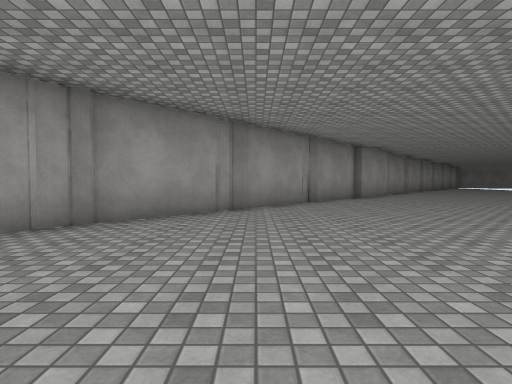
[1] (above)

18 first-person views from a walk through a 3-D level made in the Unity game engine. The camera is 1.2 m above the floor, tilts 2° down and sees 80° across. The floor is counted in squares, 2 m on a side. Each view is taken from the middle of a square. On the plan, view 1 faces up. The plan holds only what a view shows up to about 9 squares ahead; the rest is blank. The place goes on beyond the plan. Surface patterns are stand-ins for the level's own textures.

[2]
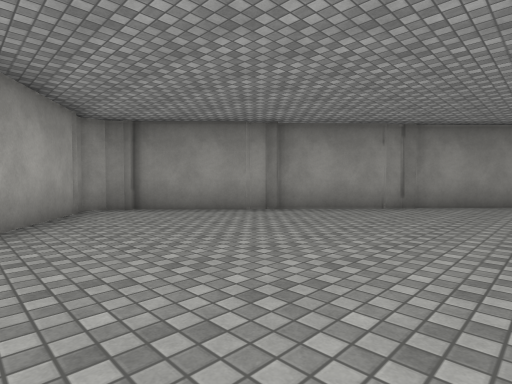

[3]
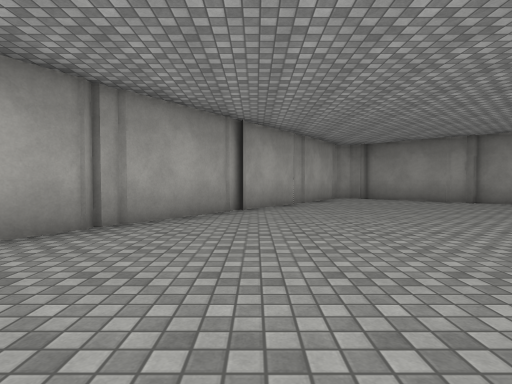

[4]
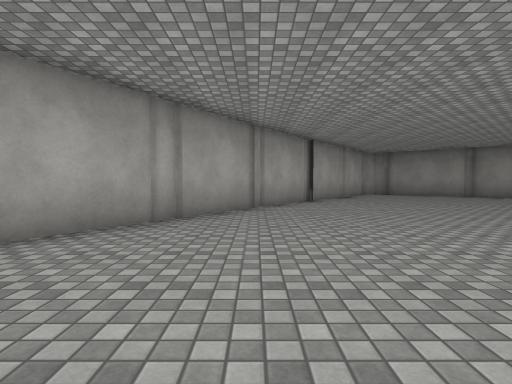

[5]
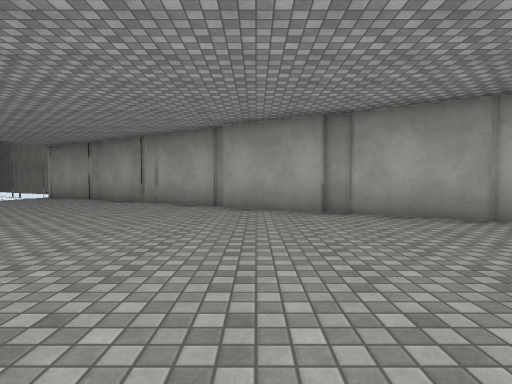

[6]
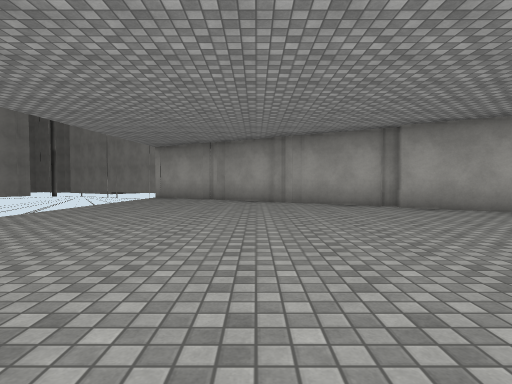

[7]
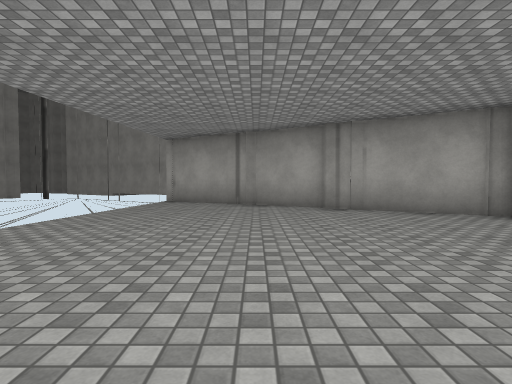

[8]
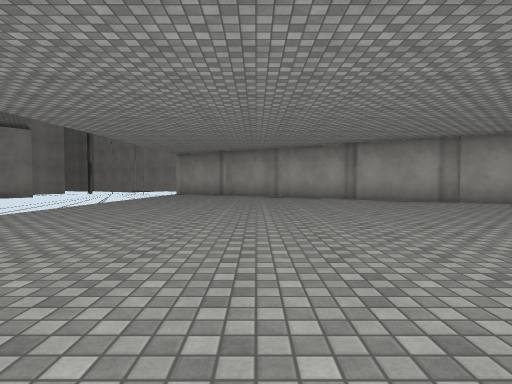

[9]
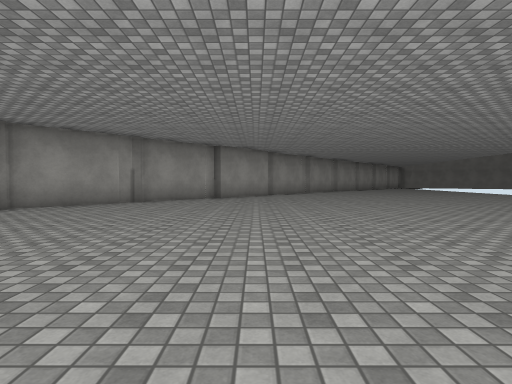

[10]
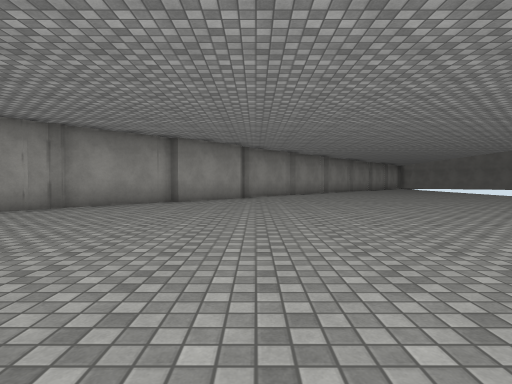

[11]
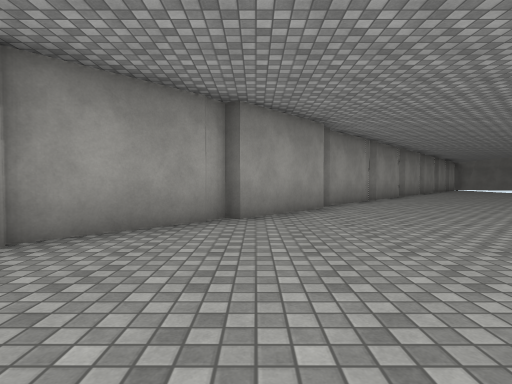

[12]
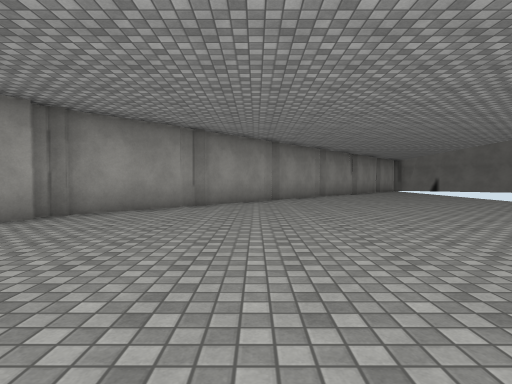

[13]
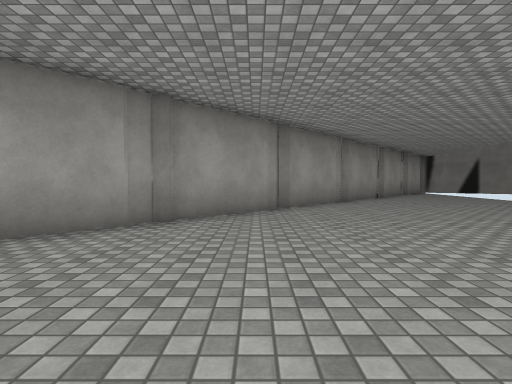

[14]
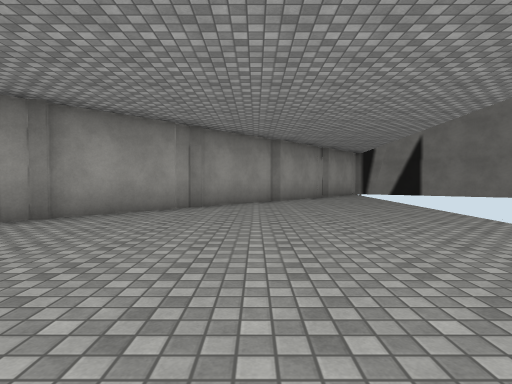

[15]
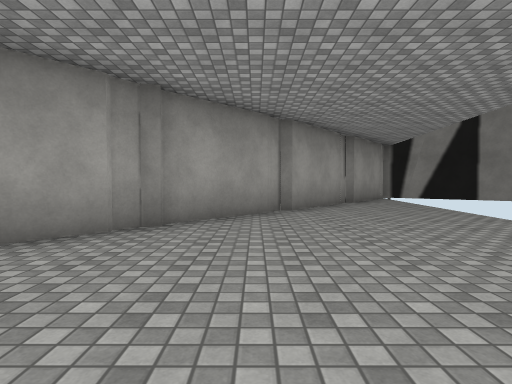

[16]
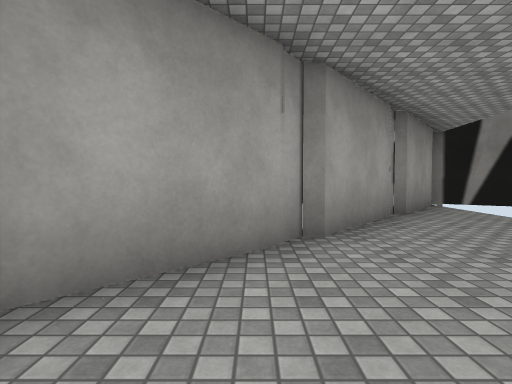

[17]
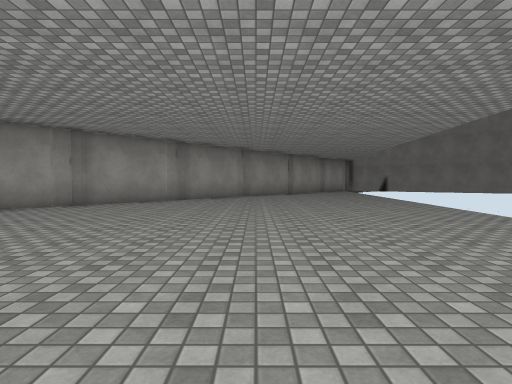

[18]
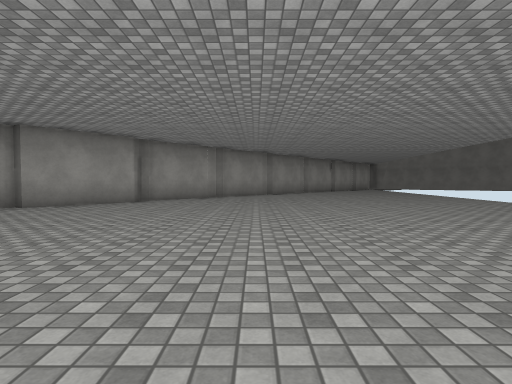

### Floor plan
Points are (right, up) in squares from view 1. A wall is a line through its corners. A room is listed if a view was taken in it or the views show most of it. See-through windows are left out.
Room 1 (views 1, 2, 3, 4, 5, 6, 7, 8, 9, 10, 11, 12, 13, 14, 15, 16, 17, 18)
walls: (3.9, 10.8) (3.5, 11) (3.3, 10.6); (1.2, 8.4) (-0.5, 6.7); (-0.5, 6.4) (-0.8, 6); (-0.7, 6.1) (-2.4, 4.3); (5.5, 12.9) (1.6, 8.8) (1.2, 8.3); (-2.5, 4.2) (-2.8, 3.8); (-2.8, 3.9) (-4.5, 2.1); (7.6, 15.6) (7.2, 15.2); (-4.5, 1.9) (-4.8, 1.5); (1.9, -7.3) (2.5, -7.5); (-4.7, 1.5) (-6.5, -0.3); (4.7, -8.7) (6.8, -10); (4.2, -8.7) (4.8, -8.9); (-2.1, -4.7) (4.3, -8.7); (9.4, 17.3) (5.6, 13.4); (-2.6, -4.4) (-2.2, -4.7); (9.7, 17.7) (9.3, 17.3); (6.6, -10.1) (7, -10.3) (8.8, -11.4); (-6.3, -1.4) (-2.4, -4.1); (-6.7, -0.6) (-6.7, -1.2); (8.9, -11.4) (9.3, -11.8); (8.7, -11.5) (9.6, -11.7); (9.4, -11.8) (11, -12.8); (11.5, 20.1) (11.2, 19.7) (9.5, 17.9); (11.2, -12.8) (11.6, -13.2); (11.7, -13.2) (13.2, -14.1); (13.3, 21.9) (11.6, 20.2); (13.4, 22.4) (13.1, 22); (15.4, 24.1) (13.7, 22.4); (17.3, 26.5) (15.4, 24.2)

Where each view was taken, in squares from view 1:
view 1: 0 up, 0 right, facing up
view 2: 3 down, 0 right, facing up-left
view 3: 4 down, 4 right, facing left
view 4: 6 down, 7 right, facing left
view 5: 3 down, 6 right, facing down
view 6: 3 down, 10 right, facing down
view 7: 5 down, 11 right, facing down
view 8: 0 up, 10 right, facing down
view 9: 0 up, 5 right, facing up
view 10: 2 up, 6 right, facing up
view 11: 6 up, 4 right, facing up
view 12: 8 up, 9 right, facing up
view 13: 11 up, 9 right, facing up
view 14: 13 up, 13 right, facing up
view 15: 16 up, 13 right, facing up
view 16: 19 up, 13 right, facing up
view 17: 8 up, 12 right, facing up
view 18: 4 up, 9 right, facing up
